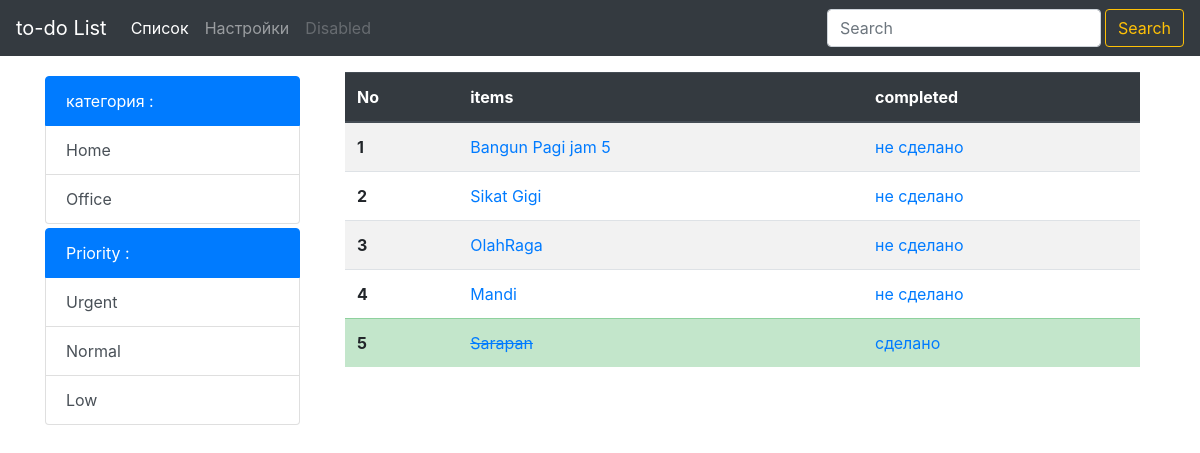
The page /list/ on the database as committed earlier.
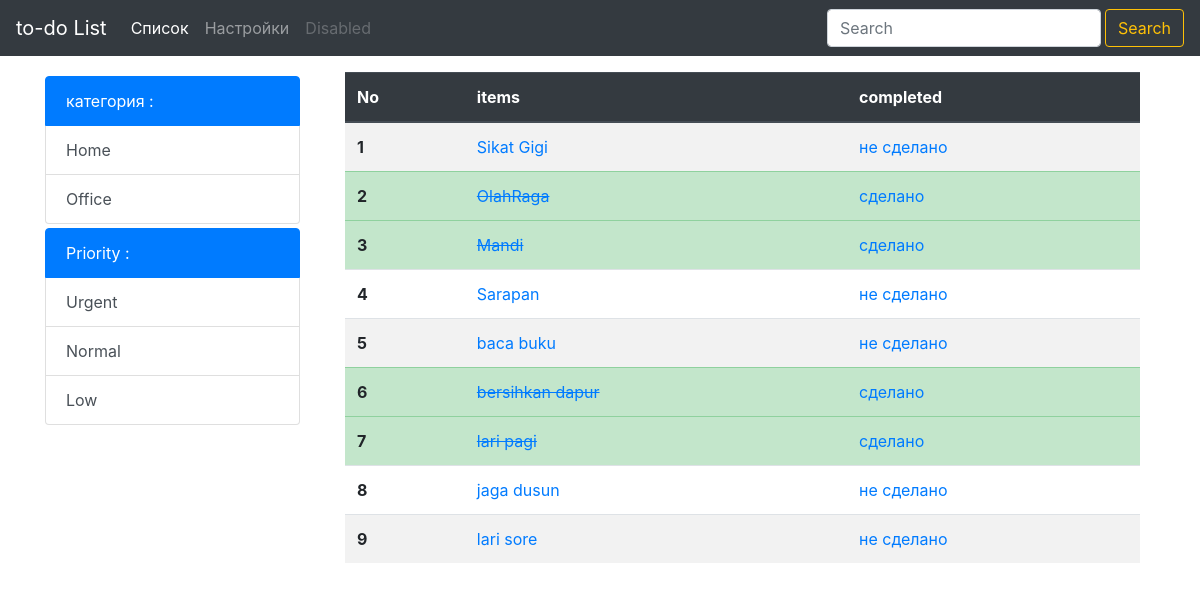
The same page on the database as committed later.
### list/models.py (models this page shows, shortened)
class List(models.Model):
    item = models.CharField(max_length=200)
    completed = models.BooleanField(default=False)
    category = models.CharField(max_length=50, default='')
    priority = models.CharField(max_length=50, default='')
    subitem = models.TextField(max_length=300, default='', blank=True)

### list/views.py (the view)
# urls.py: url('',views.list, name='index'),
def list(request):
    all_items = List.objects.all()
    context = {
        'Title' : 'List',
        'all_items' : all_items,
    }
    return render (request, 'list/index.html', context)

### list/templates/list/index.html (shortened to what this page needs)
{% extends 'base.html' %}
{% block content %}
<div class="container pt-4">
      <table class="table table-striped table-hover">
        <thead class="thead-dark">
          <tr>
            <th scope="col">No</th>
            <th scope="col">items</th>
            <th scope="col">completed</th>
          </tr>
        </thead>
        <tbody>
          {% for things in all_items %}
            {% if things.completed %}
                <tr class="table-success">
                  <th scope="row">{{forloop.counter}}</th>
                  <td><a href="{% url 'list:detail' things.id  %}"><s>{{things.item}}</s></a></td>
                  <td><a href="{% url 'list:uncross' things.id  %}">сделано</a></td>
                </tr>
              {% else %}
                <tr>
                  <th scope="row">{{forloop.counter}}</th>
                  <td> <a href="{% url 'list:detail' things.id  %}">{{things.item}}</a> </td>
                  <td><a href="{% url 'list:cross_off' things.id  %}">не сделано</a></td>
                </tr>
              {% endif %}
          {% endfor %}
        </tbody>
      </table>
    </div>
{% endblock content %}

Rows that differ between the two databases and show on the page:
removed List: item "Bangun Pagi jam 5"
changed List "OlahRaga": completed "не сделано" → "сделано"
changed List "Mandi": completed "не сделано" → "сделано"
changed List "Sarapan": completed "сделано" → "не сделано"
added List: item "baca buku"
added List: item "bersihkan dapur"
added List: item "lari pagi"
added List: item "jaga dusun"
added List: item "lari sore"
